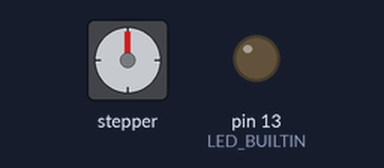
The sketch below on a simulated Arduino Uno, built with avr-gcc and run on an emulated ATmega328P. On the bench: stepper motor, output pins drawn as LEDs (lit = HIGH). Stepper angles assume 2048 steps per turn.

Above: at 0.05 s.
At 1.75 s:
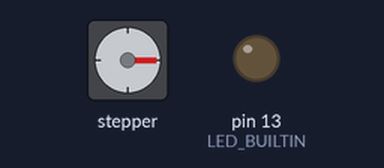
At 3.5 s:
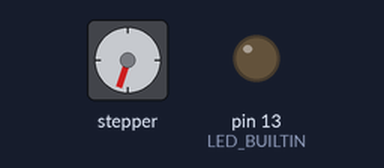
At 7.0 s:
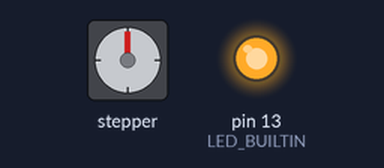
Timing chart, 0 to 10.5 s (numbered marks = the images above):
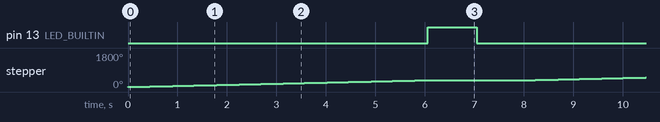

Measured:
- by itself, pin 13 (LED_BUILTIN): alternates HIGH for 1.0 s and LOW for 7.1 s
- by itself, stepper: turns 360° clockwise in 6.0 s, repeating every 8.1 s

The sketch:

practica_stepper.ino
```cpp
#include <Stepper.h>
int stepsPerRevolution = 2048;
int speed = 10;
int pinLed = 13;
Stepper myStepper(stepsPerRevolution, 8, 10, 9, 11);

void setup() {
  myStepper.setSpeed(speed);
  pinMode(LED_BUILTIN, OUTPUT);

}

void loop() {
  myStepper.step(stepsPerRevolution);

  digitalWrite(LED_BUILTIN, HIGH);   // Enciende el LED (manda 5V)
  delay(1000);                       // Espera 1 segundo (1000 milisegundos)
  digitalWrite(LED_BUILTIN, LOW);    // Apaga el LED (manda 0V)
  delay(1000);

}
```
